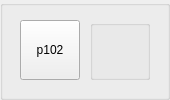
       <widget class="QGroupBox" name="groupBox_p102">
        <property name="minimumSize">
         <size>
          <width>170</width>
          <height>100</height>
         </size>
        </property>
        <property name="title">
         <string/>
        </property>
        <widget class="QPushButton" name="pushButton_p102">
         <property name="geometry">
          <rect>
           <x>20</x>
           <y>20</y>
           <width>60</width>
           <height>60</height>
          </rect>
         </property>
         <property name="text">
          <string>p102</string>
         </property>
        </widget>
        <widget class="QGroupBox" name="groupBox_p102info">
         <property name="geometry">
          <rect>
           <x>90</x>
           <y>20</y>
           <width>60</width>
           <height>60</height>
          </rect>
         </property>
         <property name="title">
          <string/>
         </property>
         <widget class="QLabel" name="label_p102attack">
          <property name="geometry">
           <rect>
            <x>0</x>
            <y>0</y>
            <width>30</width>
            <height>30</height>
           </rect>
          </property>
          <property name="text">
           <string/>
          </property>
         </widget>
         <widget class="QLabel" name="label_p102hp">
          <property name="geometry">
           <rect>
            <x>30</x>
            <y>0</y>
            <width>30</width>
            <height>30</height>
           </rect>
          </property>
          <property name="text">
           <string/>
          </property>
         </widget>
         <widget class="QLabel" name="label_p102mobility">
          <property name="geometry">
           <rect>
            <x>0</x>
            <y>30</y>
            <width>30</width>
            <height>30</height>
           </rect>
          </property>
          <property name="text">
           <string/>
          </property>
         </widget>
         <widget class="QLabel" name="label_p102range">
          <property name="geometry">
           <rect>
            <x>30</x>
            <y>30</y>
            <width>30</width>
            <height>30</height>
           </rect>
          </property>
          <property name="text">
           <string/>
          </property>
         </widget>
        </widget>
        <widget class="QLabel" name="label_p102type">
         <property name="geometry">
          <rect>
           <x>10</x>
           <y>10</y>
           <width>30</width>
           <height>30</height>
          </rect>
         </property>
         <property name="styleSheet">
          <string notr="true"/>
         </property>
         <property name="text">
          <string/>
         </property>
        </widget>
       </widget>
